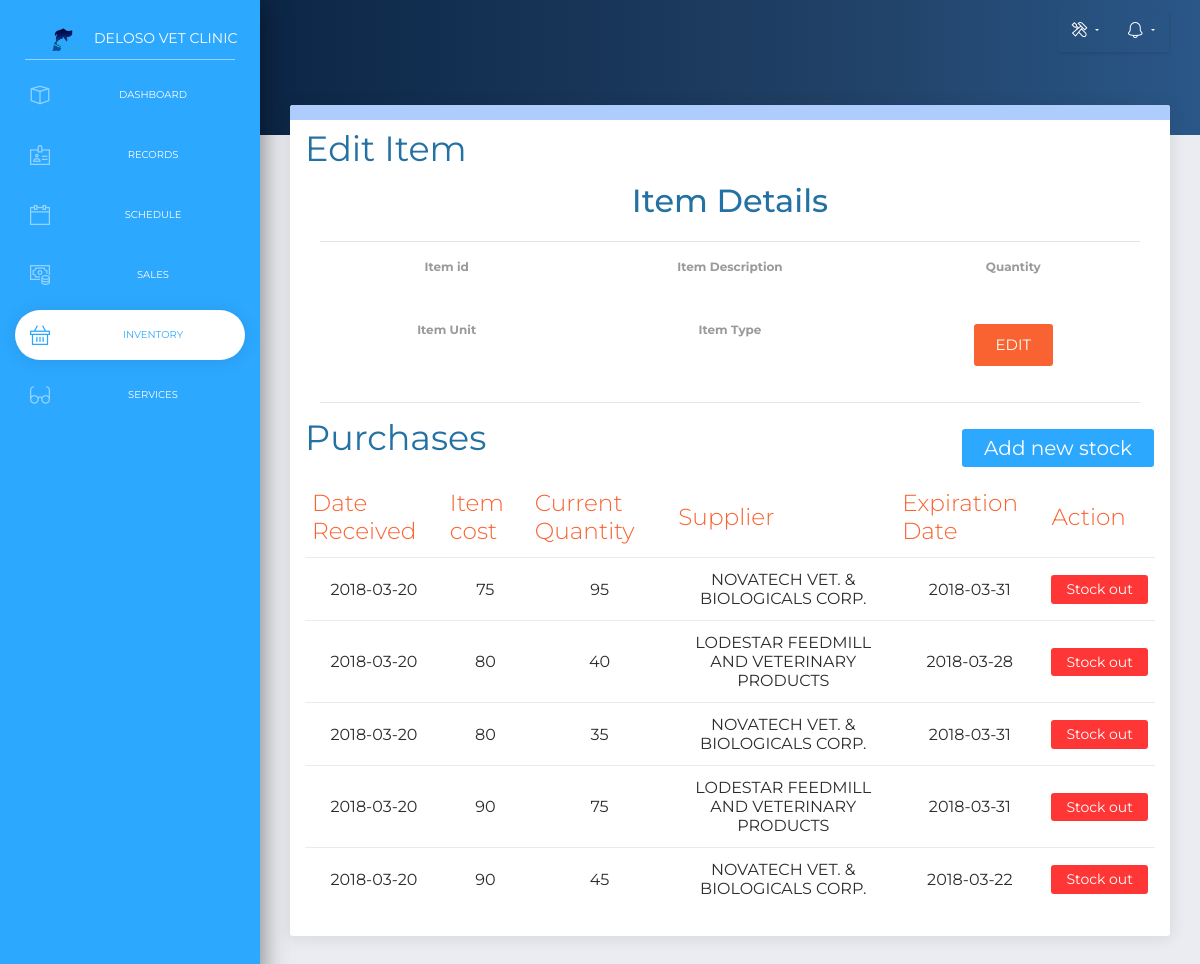
The app's page /vetclinic/addstock/Med200318-2 with its own data.
### tables this page shows
CREATE TABLE `item_instance` (
  `id` int(11) NOT NULL,
  `item_id` varchar(20) NOT NULL,
  `item_cost` int(11) NOT NULL,
  `item_qty` int(11) NOT NULL,
  `item_sup` int(11) NOT NULL,
  `date_received` date NOT NULL,
  `item_exp` date NOT NULL,
  `isExpired` int(1) NOT NULL
);

CREATE TABLE `supplier` (
  `id` int(11) NOT NULL,
  `supplier_name` varchar(100) NOT NULL
);

### application/controllers/vetclinic.php (called while the page is built, shortened)
<?php
class vetclinic extends CI_Controller {
	public function __construct(){
			$this->load->model('vet_model','vet_model');
			$this->load->model('itemstock','itemstock');
			$this->load->model('history','history');
			$this->load->model('services','services');
			$this->load->model('itemhistory','itemhistory');
	}
	public function addstock($id){
		$header_data['title']="Add new stocks";
		$record_data['notif']=$this->vet_model->notification();
		$record_data['events'] = $this->vet_model->getEventsByDate(date("Y-m-d"));
		$record_data['eventCounter'] = count($record_data['events']);
		$record_data['items'] = $this->vet_model->getAllZeroitems();
		$record_data['bills'] = $this->vet_model->getbill();
		$item_data['details'] = $this->vet_model->getitemdetails($id);
		$purchase_data['data'] = $this->vet_model->getitempurchase($id);
		$this->load->view('include/header2',$header_data);
		$this->load->model('vet_model','schedule');
		$this->load->view('clinic/addstock',['record_dat'=>$record_data,'item_dat'=>$item_data,'purchase_dat'=>$purchase_data]);
		$this->load->view('include/footer');
	}
}
?>

### index.php (called while the page is built, shortened)
<?php
require_once BASEPATH.'core/CodeIgniter.php';

### application/models/vet_model.php (called while the page is built, shortened)
	<?php
		class vet_model extends CI_Model{
			public function getAllZeroitems(){
				$this->db->select('a.itemid,b.item_id,sum(b.item_qty) as "qty"');
				$this->db->from('itemstock a');
				$this->db->join('item_instance b','a.itemid = b.item_id','left outer');
				$this->db->having('sum(b.item_qty) =','0');
				$query = $this->db->get();
				return $query->result_array();
			}
			public function notification(){
				$today =date("Y-m-d");
				$this->db->select('a.itemid,b.item_id,sum(b.item_qty) as "qty"');
				$this->db->from('itemstock a');
				$this->db->join('item_instance b','a.itemid = b.item_id','left outer');
				$this->db->having('sum(b.item_qty) =','0');
				$query = $this->db->get();
				$invent= $query->num_rows();
				$this->db->from('schedule');
				$this->db->where('startdate =',$today);
				$query2 = $this->db->get();
				$sched= $query2->num_rows();
				return ($sched+$invent);
			}
			public function getitemdetails($id){
				$dr=date('Y-m-d');
				$this->db->select('a.itemid,a.item_desc,a.item_unit,a.item_type,b.id,b.itemtype,c.id,c.dist_unit,d.item_id,d.item_qty,d.item_exp,sum(d.item_qty) as "totalq"');
				$this->db->from('itemstock a');
				$this->db->join('item_type b','a.item_type = b.id');
				$this->db->join('distribution_unit c','a.item_unit = c.id');
				$this->db->join('item_instance d','a.itemid = d.item_id','left outer');
				$this->db->where('a.itemid',$id);
				$this->db->where('d.item_exp >', $dr);
				$this->db->where('d.item_qty >', 0);
				$query = $this->db->get();
				return $query->row();
			}
			public function getitempurchase($id){
				$this->db->select('a.id as "nid", a.item_id,a.item_cost,a.item_qty,a.item_sup,a.date_received,a.item_exp,b.id,b.supplier_name');
				$this->db->from('item_instance a');
				$this->db->join('supplier b','a.item_sup = b.id');
				$this->db->where('a.item_id',$id);
				$this->db->where('a.item_qty >', 0);
				$query = $this->db->get();
				return $query->result_array();
			}
			public function getbill(){
			$this->db->select('*');
			$this->db->from('visit');
			$this->db->where('visit_cost',0);
			$this->db->order_by('visitdate', 'DESC');
			$query = $this->db->get();
			return $query->num_rows();
		}
		public function getEventsByDate($date){
			$this->db->where("CAST(startdate as date) = '$date'");
			$query = $this->db->get("schedule");
			return $query->result_array();
		}
	}
?>

### application/views/clinic/addstock.php (the view, shortened to what this page needs)
<!DOCTYPE html>
<html lang="en">
<body class="">
    <div class="wrapper ">
        <div class="sidebar" data-color="blue">
        <div class="logo">
                <a class="simple-text logo-mini">
                    <img src="<?php echo base_url('assets/img/logo.png');?>">
                </a>
                <a class="simple-text logo-normal">
                    Deloso Vet Clinic
                </a>
            </div>
            <div class="sidebar-wrapper">
                <ul class="nav">
                    <li>
                        <a href="<?php echo base_url('vetclinic'); ?>">
                            <i class="now-ui-icons design_app"></i>
                            <p>Dashboard</p>
                        </a>
                    </li>
                    <li>
                        <a href="<?php echo base_url('vetclinic/records'); ?>">
                            <i class="now-ui-icons business_badge"></i>
                            <p>Records</p>
                        </a>
                    </li>
                    <li>
                        <a href="<?php echo base_url('vetclinic/schedule'); ?>">
                            <i class="now-ui-icons ui-1_calendar-60"></i>
                            <p>Schedule</p>
                        </a>
                    </li>
                    <li>
                        <a href="#subPages" data-toggle="collapse" class="collapsed">
                            <i class="now-ui-icons business_money-coins"></i>
                            <p>Sales</p>
                        </a>
                    </li>
                    <li class="active">
                        <a href="#subPages2" data-toggle="collapse" class="collapsed">
                            <i class="now-ui-icons shopping_basket"></i>
                            <p>Inventory</p>
                        </a>
                    </li>
                    <li>
                        <a href="<?php echo base_url('vetclinic/services'); ?>">
                            <i class="now-ui-icons education_glasses"></i>
                            <p>Services</p>
                        </a>
                    </li>
                </ul>
            </div>
        </div>
        <div class="main-panel">
            <nav class="navbar navbar-expand-lg navbar-transparent  navbar-absolute bg-primary fixed-top">
                <div class="container-fluid">
                    <div class="collapse navbar-collapse justify-content-end" id="navigation">
                        <ul class="navbar-nav">
                            <li class="nav-item dropdown">
                                <a class="nav-link dropdown-toggle" id="navbarDropdownMenuLink1" data-toggle="dropdown" aria-haspopup="true" aria-expanded="false">
                                    <i class="now-ui-icons ui-2_settings-90"></i>
                                </a>
                            </li>
                            <li class="nav-item dropdown">
                                <a class="nav-link dropdown-toggle" id="navbarDropdownMenuLink" data-toggle="dropdown" aria-haspopup="true" aria-expanded="false">
                                    <i class="now-ui-icons ui-1_bell-53"></i>
                                </a>
                            </li>
                        </ul>
                    </div>
                </div>
            </nav>
            <div class="panel-header panel-header-sm">
            </div>
            <div class="content">
                <div class="row">
                    <div class="col-md-12">
                        <div class="card">
                            <div class="card-header">
                                <h2 class="card-title">Edit Item</h2>
                            </div>
                            <div class="card-body">
                                <div class="container-fluid window" id="clientDet">
                                    <?php echo form_open('vetclinic/updateitem', ['class'=>'form-horizontal','id'=>'upItem']); ?>
                                    <br /><br />
                                    <?php foreach ($item_dat as $item){?>
                                    <p class="lead text-center" style="font-size:32px;font-family:'Montserrat';font-weight:500; color:#2471A3;">Item Details</p>
                                    <hr />
                                        <div class="row">
                                            <div class=" col-md-4 form-group text-center">
                                                <label for="">Item id</label>
                                            </div>
                                            <div class=" col-md-4 form-group text-center">
                                                <label for="">Item Description</label>
                                            </div>
                                            <div class=" col-md-4 form-group text-center">
                                                <label for="">Quantity</label>
                                            </div>
                                        </div>
                                        <div class="row">
                                            <div class=" col-md-4 form-group text-center">
                                                <label for="">Item Unit</label>
                                            </div>
                                            <div class=" col-md-4 form-group text-center" id="itemtype2">
                                                <label for="">Item Type</label>
                                            </div>
                                            <div class=" col-md-4 form-group text-center" style="margin-top:-7px;">
                                            <button style="font-size:15px;" class="btn btn-primary ecbtn" id="EditItemb">EDIT</button>
                                            </div>
                                        </div>
                                    <hr />
                                    <?php }?>
                                   <?php echo form_close();?>
                                </div>
                                <h2 class="card-title">Purchases</h2>
                                <button type="button" class="btn btn-md btn-info" id="addbutn"  data-toggle="modal" data-target="#myPurchase">
                                    <span class="" style="font-size:20px;color:white;">Add new stock</span>
                                </button>
                                <br/>
                                <br/>
                                <div class="table-responsive">
                                    <table class="table table-list-search" >
                                        <thead>
                                        <tr>
                                            <th class="text-primary">Date Received</th>
                                            <th class="text-primary">Item cost</th>
                                            <th class="text-primary">Current Quantity</th>
                                            <th class="text-primary">Supplier</th>
                                            <th class="text-primary">Expiration Date</th>
                                            <th class="text-primary">Action</th>
                                        </tr>
                                    </thead>
                                        <tbody>
                                            <?php foreach ($purchase_dat['data'] as $purchase){?>
                                            <tr>
                                                <td style="text-align:center;"><?php echo $purchase['date_received']; ?></td>
                                                <td style="text-align:center;"><?php echo $purchase['item_cost']; ?></td>
                                                <td style="text-align:center;"><?php echo $purchase['item_qty']; ?></td>
                                                <td style="text-align:center;"><?php echo $purchase['supplier_name']; ?></td>
                                                <td style="text-align:center;"><?php echo $purchase['item_exp']; ?></td>
                                                <?php if($purchase['item_exp']<=date('Y-m-d'))
                                                    echo '<td><a href="'.base_url('vetclinic/delete/?itemid='.$purchase['nid']).'" type="button" class="btn btn-danger btn-sm">Stock out</a></td>';
                                                ?>
                                            </tr>
                                            <?php }?>
                                        </tbody>
                                    </table>
                                </div>
                            </div>
                        </div>
                    </div>
                </div>
            </div>
        </div>
    </div>
</body>

### assets/css/new.css (style rules this page uses)
label { font-weight: bold; font-size: 18px; font-family: 'Montserrat'; }
.card-title { color: #2471A3; position: absolute; }
#addbutn { color: #2471A3; float: right; }

### assets/css/overallcss.css (style rules this page uses)
.logo { height: 40px; width: 40px; margin-left: 50px; margin-top: 10px; float:left; border-radius: 10px; }
.navbar-nav { -moz-box-shadow: 1px 2px 3px rgba(0, 0, 0, 0.1); -webkit-box-shadow: 1px 2px 3px rgba(0, 0, 0, 0.1); box-shadow: 1px 2px 3px rgba(0, 0, 0, 0.1); }
.active { color:#3498DB; }
.dropdown { position: relative; display: inline-block; }
.btn { outline:none; margin: 0px; }
.ecbtn { border-radius: 0px; }

### assets/css/clock_style.css (style rules this page uses)
body { background-color:#1C1C1C; text-align:center; font-family:helvetica; }

### records on screen
item_instance: date_received "2018-03-20", item_cost "75", item_qty "95", supplier.supplier_name "NOVATECH VET. & BIOLOGICALS CORP.", item_exp "2018-03-31"
item_instance: date_received "2018-03-20", item_cost "80", item_qty "40", supplier.supplier_name "LODESTAR FEEDMILL AND VETERINARY PRODUCTS", item_exp "2018-03-28"
item_instance: date_received "2018-03-20", item_cost "80", item_qty "35", supplier.supplier_name "NOVATECH VET. & BIOLOGICALS CORP.", item_exp "2018-03-31"
item_instance: date_received "2018-03-20", item_cost "90", item_qty "75", supplier.supplier_name "LODESTAR FEEDMILL AND VETERINARY PRODUCTS", item_exp "2018-03-31"
item_instance: date_received "2018-03-20", item_cost "90", item_qty "45", supplier.supplier_name "NOVATECH VET. & BIOLOGICALS CORP.", item_exp "2018-03-22"
